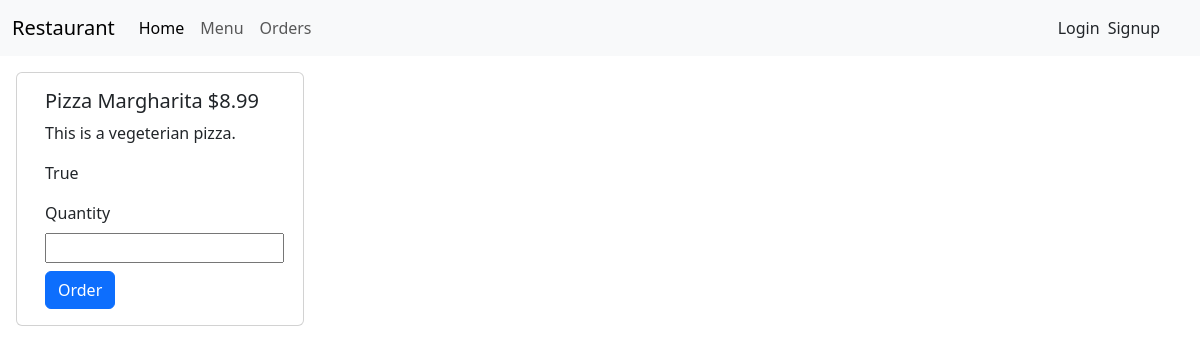
Screenshot of /restaurant/menu/5/ with the database file from the repository.
### menu/models.py (models this page shows, shortened)
class Dish(models.Model):
    name = models.CharField(max_length=50)
    description = models.CharField(max_length=100, blank=True)
    price = models.DecimalField(max_digits=4, decimal_places=2)
    category = models.ForeignKey(
        Category, on_delete=models.CASCADE, related_name="dishes"
    )
    is_available = models.BooleanField(default=True)

### menu/views.py (the view)
# urls.py: path("<int:id>/", views.detail, name="detail"),
def detail(request, id):
    try:
        dish = Dish.objects.get(id=id)
        dish_data = {
            "id": dish.id,
            "name": dish.name,
            "description": dish.description,
            "price": dish.price,
            "category": {"id": dish.category.id, "name": dish.category.name},
            "is_available": dish.is_available,
        }
    except Dish.DoesNotExist:
        raise Http404("This dish does not exist!")
    return render(request, "detail.html", {"dish": dish_data})

### templates/detail.html (shortened to what this page needs)
<!DOCTYPE html>
<html lang="en">
  <head>
  </head>
  <body>
    {% extends 'base.html'%} {% block content %}
    <div class="row m-3">
      <div class="card" style="width: 18rem">
        <div class="card-body">
          <form method="post" action="{% url 'order' dish.id %}">
            <h5 class="card-title">{{dish.name}} ${{dish.price}}</h5>
            <p class="card-text">{{dish.description}}</p>
            <p class="card-text">{{dish.is_available}}</p>
            <label for="quantity" class="mb-2" min="1"> Quantity </label>
            <input type="number" name="quantity" />
            <button type="submit" class="btn btn-primary mt-2">Order</button>
          </form>
        </div>
      </div>
    </div>
    {% endblock %}

### rows the page displays
Dish: name "Pizza Margharita", price "8.99", description "This is a vegeterian pizza."

### other values shown
{{ dish.is_available }} "True"
